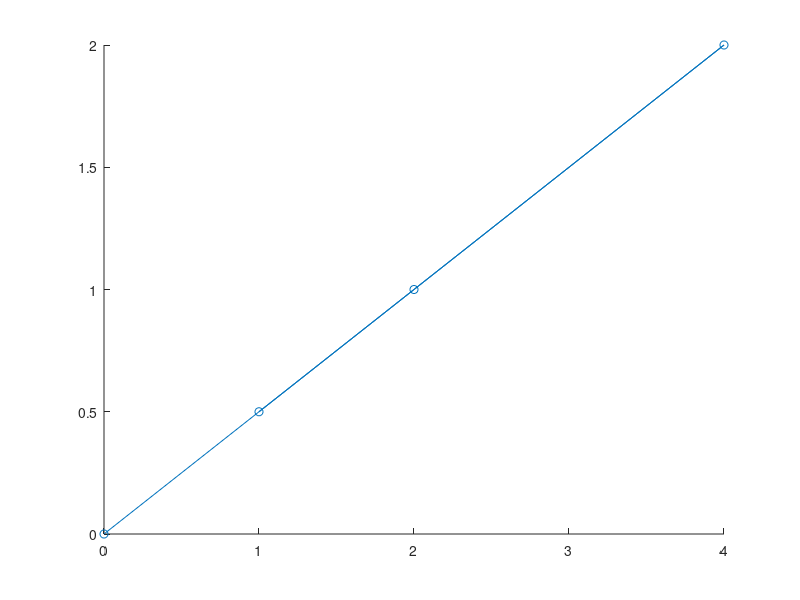

The MATLAB script that drew this image:
clear all

y = [0.5 1 2 0];
x = [1 2 4 0];

m = length(x);
%% cost function J(t0, t1) = 1/2m * sum((t0+t1x - y)^2)

val = y(find(x==0));
t0 = y-1:0.1:y+1;
len = length(t0);
t1 = linspace(-1, 1, len);

Jc = eps;
t0c = t0(1);
t1c = t1(1);

for i=1:len,
    for j=1:len,
        temp = 1/(2*m) * sum((t0(i)+t1(j)*x-y).^2);
        if(i == 1 && j==1)
            Jc = temp;
            t0c = t0(i);
            t1c = t1c(j);
        else
            if(temp < Jc)
                Jc = temp;
                t0c = t0(i);
                t1c = t1(j);
            end
        end
    end
end



disp(i);
scatter(x,y); hold on;
y1 = t0c+t1c*x;

plot(x, y1); hold off;

